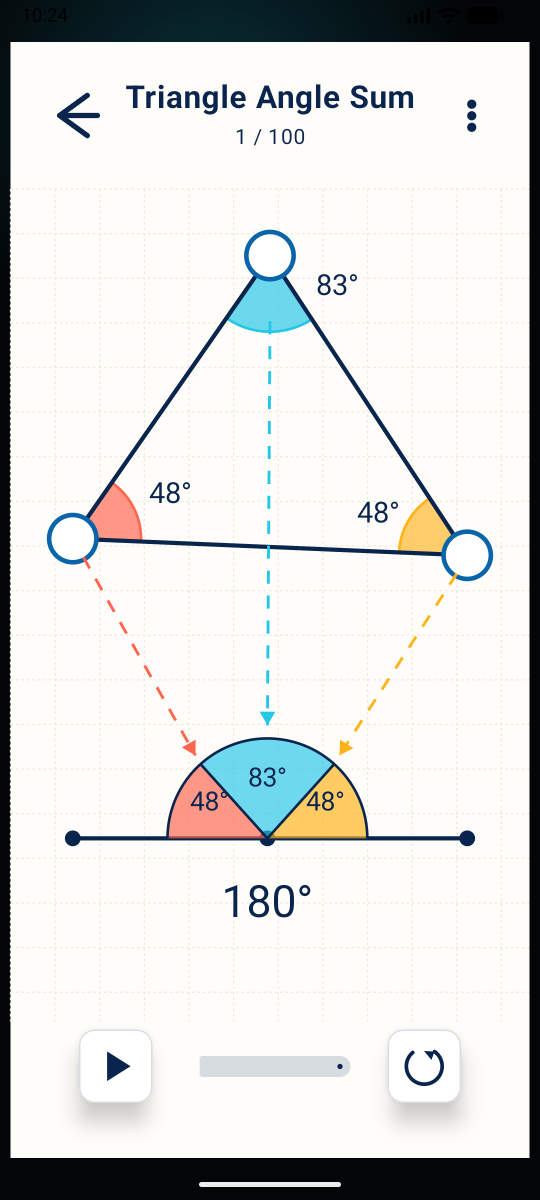
#> input picture artifacts/001_triangle_angle_sum_actual.png, 1080 x 2400 px, given as the content of the folder sual_proofs_android_mockups_69/visual_proofs_android_mockups, which was not available (shown at 1/2 size)
$ python visual_proof_pair_audit.py
#> lines starting #> are read from the running program, lines starting #| are printed output that depends on the picture; pictures that were not available may be replaced by others from this repository, and a replacement may not be noted
from __future__ import annotations

import csv
import math
from pathlib import Path

from PIL import Image, ImageChops, ImageDraw, ImageFont, ImageStat


ROOT = Path(__file__).resolve().parents[1]
TARGET_DIR = Path.home() / "Downloads" / "maths_visual_proofs_android_mockups_69" / "visual_proofs_android_mockups"
ARTIFACTS = ROOT / "artifacts"
OUTPUT = ARTIFACTS / "visual_proof_pair_audit"
FINAL_ACTUAL_DIR = ARTIFACTS / "final_visual_proof_ordered"
KNOWN_GOOD_ACTUALS = {
    "002": "002_pythagorean_actual.png",
    "008": "008_similar_actual.png",
    "060": "060_addition_actual.png",
}


def actual_score(path: Path) -> tuple[int, str]:
    name = path.stem.lower()
    score = 0
    if "actual" in name:
        score += 50
    if "actual_v2" in name or "fixed_actual" in name:
        score += 30
    if any(word in name for word in ("filter", "search", "catalog", "list", "nav", "routed")):
        score -= 80
    return score, name


def fit(image: Image.Image, width: int, height: int) -> Image.Image:
    image = image.convert("RGB")
    scale = min(width / image.width, height / image.height)
    resized = image.resize((round(image.width * scale), round(image.height * scale)), Image.Resampling.LANCZOS)
    result = Image.new("RGB", (width, height), "white")
    result.paste(resized, ((width - resized.width) // 2, (height - resized.height) // 2))
    return result


def normalized_rms(left: Image.Image, right: Image.Image) -> float:
    left = fit(left, 180, 320)
    right = fit(right, 180, 320)
    diff = ImageChops.difference(left, right)
    values = ImageStat.Stat(diff).rms
    return math.sqrt(sum(value * value for value in values) / len(values)) / 255.0


def main() -> None:
    OUTPUT.mkdir(parents=True, exist_ok=True)
    rows: list[dict[str, str | float]] = []
    cards: list[Image.Image] = []
    font = ImageFont.load_default(size=18)
    for target in sorted(TARGET_DIR.glob("*.png")):
        number = target.stem[:3]
        candidates = sorted(ARTIFACTS.glob(f"{number}*.png"), key=actual_score, reverse=True)
        final_actual = FINAL_ACTUAL_DIR / f"{number}_final.png" if int(number) >= 59 else None
        preferred = final_actual if final_actual and final_actual.exists() else (ARTIFACTS / KNOWN_GOOD_ACTUALS[number] if number in KNOWN_GOOD_ACTUALS else None)
        actual = preferred if preferred and preferred.exists() else (candidates[0] if candidates else None)
        target_image = Image.open(target)
#> target_image is the input picture: PIL image 1080x2400 RGBA; mean R, G, B, A 219.5, 219.7, 217, 255
        actual_image = Image.open(actual) if actual else Image.new("RGB", target_image.size, "white")
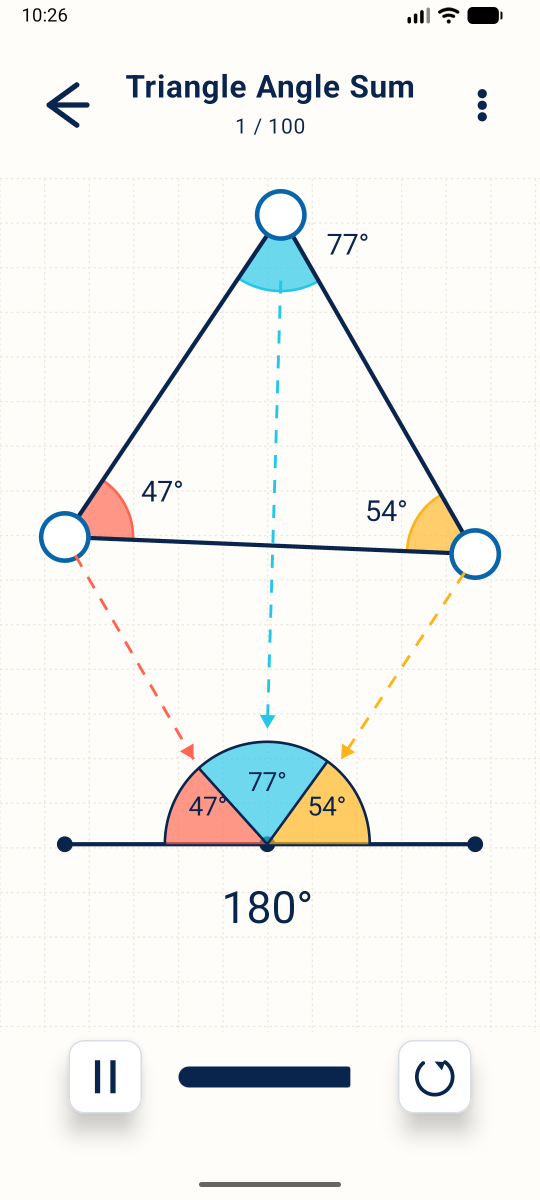
#> input picture artifacts/001_triangle_angle_sum_actual_v2.png, 1080 x 2400 px (shown at 1/2 size)
#> actual_image is the input picture: PIL image 1080x2400 RGBA; mean R, G, B, A 244.1, 243.3, 240, 255
        target_fit = fit(target_image, 250, 445)
#> in fit, `result = Image.new("RGB", (width, height), "white")`: result: PIL image 250x445 RGB; every value is 255
        actual_fit = fit(actual_image, 250, 445)
        card = Image.new("RGB", (520, 485), "white")
#> card: PIL image 520x485 RGB; every value is 255
        card.paste(target_fit, (5, 35))
        card.paste(actual_fit, (265, 35))
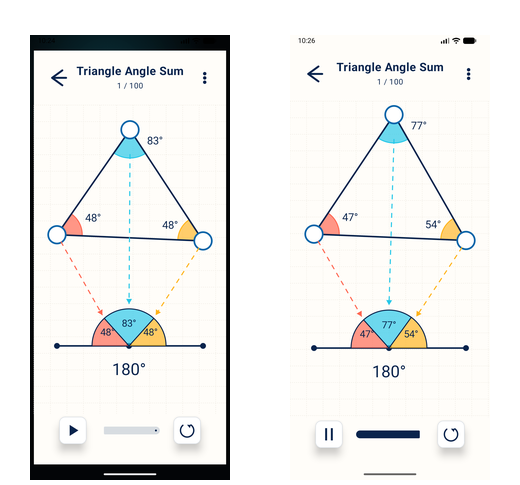
#> card: PIL image 520x485 RGB; mean R, G, B 238.4, 238.3, 236.2
        draw = ImageDraw.Draw(card)
        draw.text((8, 8), f"{number} TARGET", fill="black", font=font)
        draw.text((268, 8), f"ACTUAL {actual.name if actual else 'MISSING'}", fill="black", font=font)
        cards.append(card)
        rows.append({"number": number, "target": target.name, "actual": actual.name if actual else "", "normalized_rms": round(normalized_rms(target_image, actual_image), 4)})
#> call 3 of fit, with width = 180, height = 320
#> in fit (call 3), `result = Image.new("RGB", (width, height), "white")`: result: PIL image 180x320 RGB; every value is 255
#> in fit (call 3), `result.paste(resized, ((width - resized.width) // 2, (height - resized..`:
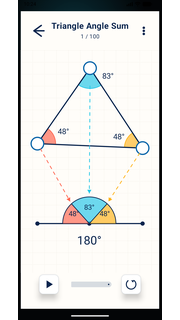
#> result: PIL image 180x320 RGB; mean R, G, B 226.2, 226.5, 224.5
#> call 4 of fit, with width = 180, height = 320
#> in fit (call 4), `resized = image.resize((round(image.width * scale), round(image.height..`:
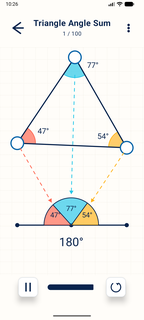
#> resized: PIL image 144x320 RGB; mean R, G, B 243.5, 243, 239.8
#> in fit (call 4), `result.paste(resized, ((width - resized.width) // 2, (height - resized..`:
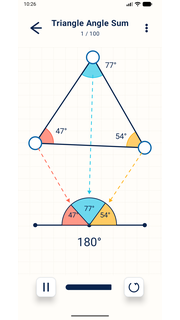
#> result: PIL image 180x320 RGB; mean R, G, B 245.8, 245.4, 242.9
#> in normalized_rms, `diff = ImageChops.difference(left, right)`:
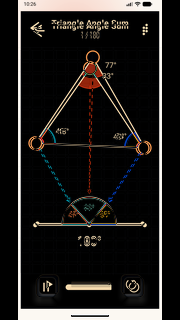
#> diff: PIL image 180x320 RGB; mean R, G, B 30.5, 28.3, 26.6
#> in normalized_rms, `values = ImageStat.Stat(diff).rms`: values = [80.34, 75.29, 71.48]

    for sheet_index in range(0, len(cards), 6):
        chunk = cards[sheet_index : sheet_index + 6]
        sheet = Image.new("RGB", (1040, 1455), "#dddddd")
        for index, card in enumerate(chunk):
            sheet.paste(card, ((index % 2) * 520, (index // 2) * 485))
        first = sheet_index + 1
        last = sheet_index + len(chunk)
        sheet.save(OUTPUT / f"pairs_{first:02d}_{last:02d}.jpg", quality=90)
#> this loop made 1 pass
#> (first, last) on pass 1: (1, 1)
#> pass 1, in main, `sheet.save(OUTPUT / f"pairs_{first:02d}_{last:02d}.jpg", quality=90)`:
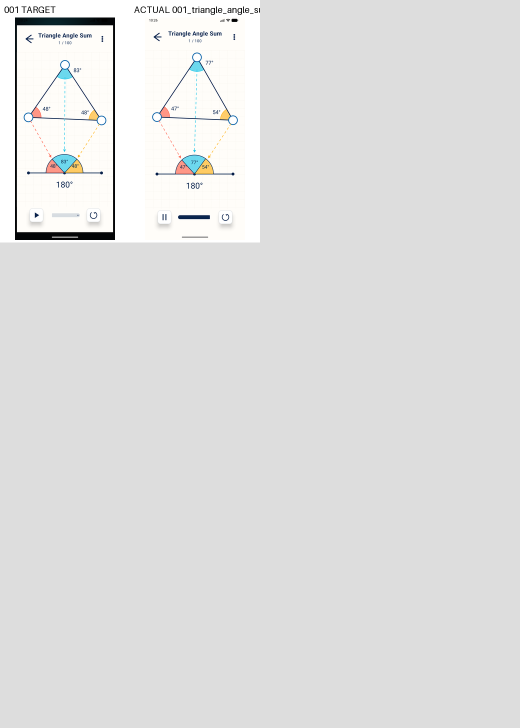
#> saved as pairs_01_01.jpg: PIL image 1040x1455 RGB (shown at 1/2 size); mean R, G, B 223.7, 223.7, 223.3

    with (OUTPUT / "pair_metrics.csv").open("w", newline="", encoding="utf-8") as handle:
        writer = csv.DictWriter(handle, fieldnames=["number", "target", "actual", "normalized_rms"])
        writer.writeheader()
        writer.writerows(rows)


if __name__ == "__main__":
    main()
